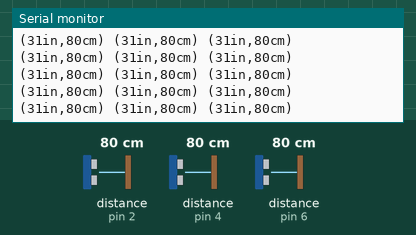
The sketch below on a simulated Arduino Uno, built with avr-gcc and run on an emulated ATmega328P. Shown: the last lines printed to the serial monitor. Wiring (inferred from the names in the program): 3 × ultrasonic range finder: trigger pin 2, echo pin 2 / trigger pin 4, echo pin 4 / trigger pin 6, echo pin 6. The test bench sets the inputs (shaded band); at power-on: distance to the obstacle (sensors on pin 2, pin 4, pin 6) 80 cm. The echo pulse lasts 58.3 µs per cm.

Above: at 1.2 s.
1.3 s: distance to the obstacle (sensor on pin 2) set to 35 cm
At 1.52 s:
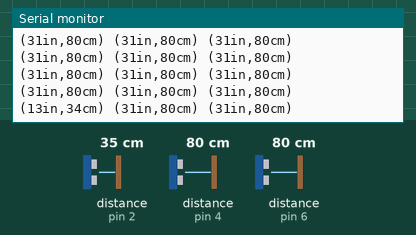
4.3 s: distance to the obstacle (sensor on pin 4) set to 4 cm
At 4.4 s:
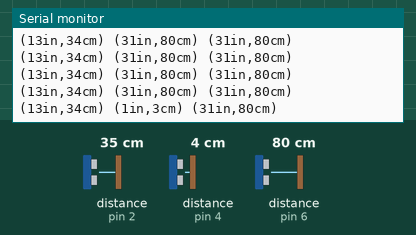
7.3 s: distance to the obstacle (sensor on pin 2) set to 2 cm
At 7.38 s:
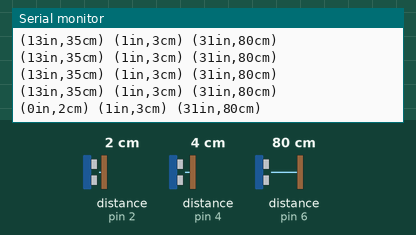
10.3 s: distance to the obstacle (sensor on pin 6) set to 120 cm
At 10.3 s:
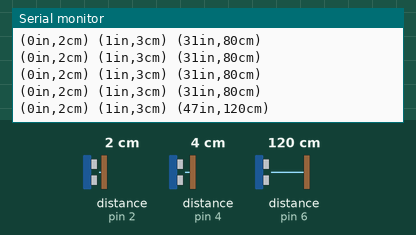
13.3 s: distance to the obstacle (sensor on pin 4) set to 2 cm
At 13.4 s:
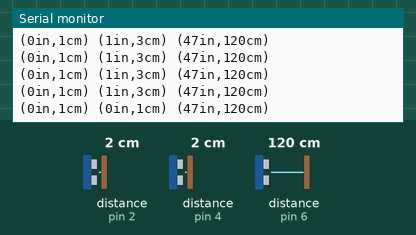
16.3 s: distance to the obstacle (sensor on pin 6) set to 2 cm
At 16.38 s:
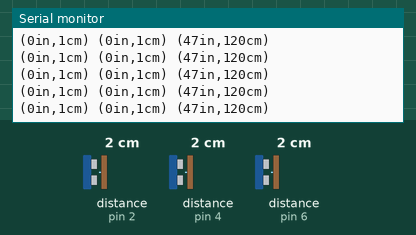
Timing chart, 0 to 19.3 s (numbered marks = the images above; inputs shaded):
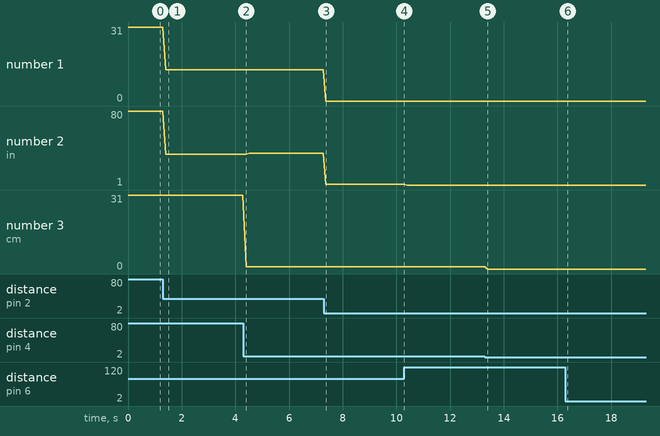

Measured:
- after the input at 1.3 s, the serial monitor: prints a new line after 0.11 s (image 1)
- after the input at 4.3 s, the serial monitor: prints a new line after 0.10 s (image 2)
- after the input at 7.3 s, the serial monitor: prints a new line after 0.08 s (image 3)
- after the input at 13.3 s, the serial monitor: prints a new line after 0.10 s (image 5)
- plotted number 1: 31 → 13 after the input at 1.3 s, 13 → 0 after the input at 7.3 s
- plotted number 2: 80 → 34 after the input at 1.3 s, 34 → 35 after the input at 4.3 s, 35 → 2 after the input at 7.3 s
- plotted number 3: 31 → 1 after the input at 4.3 s

The sketch:

ultrasonics_test_3pin_three_sensors.ino
```cpp
/*
* Seeing the output of _n_ ultrasonic sensors
*
* Servo Documentation: http://arduino.cc/en/reference/servo
* (c) Juan Castrillo and Skanda Koppula 2014
*/

const int numUltrasonics = 3;
const int pins[numUltrasonics] = {2,4,6};

void setup() {
	Serial.begin(9600);
}

void loop() {

	long durations [numUltrasonics];
	long inches [numUltrasonics];
	long cms [numUltrasonics];

	for(int i=0; i<numUltrasonics; ++i) {
		durations[i] = getUSReading(i);
		inches[i] = microsecondsToInches(durations[i]);
		cms[i] = microsecondsToCentimeters(durations[i]);
		Serial.print("(");
		Serial.print(inches[i]);
		Serial.print("in,");
		Serial.print(cms[i]);
		Serial.print("cm) ");
	}
	Serial.println("");

	delay(100);
}

long getUSReading(int ultrasoundNumber) {

	int pingPin = pins[ultrasoundNumber];

	// The PING is triggered by a HIGH pulse of 2 or more microseconds.
	// Give a short LOW pulse beforehand to ensure a clean HIGH pulse:
	pinMode(pingPin, OUTPUT);
	digitalWrite(pingPin, LOW);
	delayMicroseconds(2);
	digitalWrite(pingPin, HIGH);
	delayMicroseconds(5);
	digitalWrite(pingPin, LOW);

	// The same pin is used to read the signal from the PING))): a HIGH
	// pulse whose duration is the time (in microseconds) from the sending
	// of the ping to the reception of its echo off of an object.
	pinMode(pingPin, INPUT);
	long duration = pulseIn(pingPin, HIGH);
	return duration;
}

long microsecondsToInches(long microseconds) {
	// According to Parallax's datasheet for the PING))), there are
	// 73.746 microseconds per inch (i.e. sound travels at 1130 feet per
	// second).  This gives the distance travelled by the ping, outbound
	// and return, so we divide by 2 to get the distance of the obstacle.
	// See: http://www.parallax.com/dl/docs/prod/acc/28015-PING-v1.3.pdf
	return microseconds / 74 / 2;
}

long microsecondsToCentimeters(long microseconds) {
	// The speed of sound is 340 m/s or 29 microseconds per centimeter.
	// The ping travels out and back, so to find the distance of the
	// object we take half of the distance travelled.
	return microseconds / 29 / 2;
}
```
